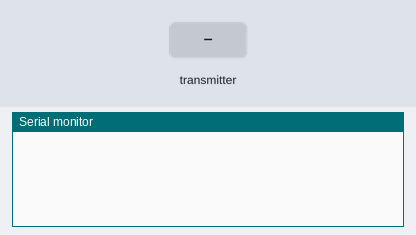
The sketch below on a simulated Arduino Mega 2560, built with avr-gcc and run on an emulated ATmega2560. On the bench: the last lines printed to the serial monitor. The inputs (shaded band) are chosen by the test bench. No radio packets arrive unless stated.

Above: at 1.2 s.
1.3 s: the transmitter starts sending _micros = 0
At 1.37 s:
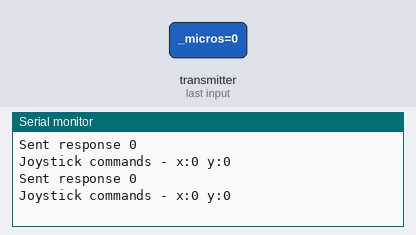
2.8 s: the transmitter starts sending xAmplitude = 1023
At 2.87 s:
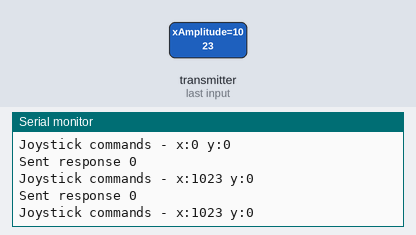

Measured:
- after the input at 1.3 s, the serial monitor: prints a new line at once (image 1)
- after the input at 2.8 s, the serial monitor: prints a new line at once (image 2)

The sketch:

Receiver.ino
```cpp
#include <SPI.h>
#include "RF24.h"

/****************** User Config ***************************/
/***      Set this radio as radio number 0 or 1         ***/
bool radioNumber = 1;

/**
  Create a data structure for transmitting and receiving data
  This allows many variables to be easily sent and received in a single transmission
  See http://www.cplusplus.com/doc/tutorial/structures/
*/
struct dataStruct {
  unsigned long _micros;
  int xAmplitude;
  int yAmplitude;
  bool Jbutton;
  bool Abutton;
  bool Bbutton;
  bool Gbutton;
  bool Fbutton;
  bool Ebutton;
  bool Dbutton;
} myData;

/* Hardware configuration: Set up nRF24L01 radio on SPI bus plus pins 7 & 8 */
RF24 radio(48, 49);
/**********************************************************/

byte addresses[][6] = {"1Node", "2Node"};

void setup() {
  Serial.begin(115200);
  radio.begin();

  // Set the PA Level low to prevent power supply related issues since this is a
  // getting_started sketch, and the likelihood of close proximity of the devices. RF24_PA_MAX is default.
  radio.setPALevel(RF24_PA_LOW);

  // Open a writing and reading pipe on each radio, with opposite addresses
  if (radioNumber) {
    radio.openWritingPipe(addresses[1]);
    radio.openReadingPipe(1, addresses[0]);
  } else {
    radio.openWritingPipe(addresses[0]);
    radio.openReadingPipe(1, addresses[1]);
  }

  // Start the radio listening for data
  radio.startListening();
}

void loop() {

  /****************** Pong Back Role ***************************/
  if ( radio.available()) {
    while (radio.available()) {                                   // While there is data ready
      radio.read(&myData, sizeof(myData));             // Get the payload
    }

    Serial.print(F("Sent response "));
    Serial.println(myData._micros);

    Serial.print("Joystick commands - x:");
    Serial.print(myData.xAmplitude);
    Serial.print(" y:");
    Serial.print(myData.yAmplitude);
    Serial.println();
  }

} // Loop
```
